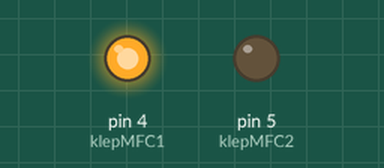
This sketch was run on a simulated Arduino Uno, built with avr-gcc and run on an emulated ATmega328P. On the bench: output pins drawn as LEDs (lit = HIGH). What the sketch prints to the serial monitor is not drawn.

Above: at 0.1 s.
Timing chart, 0 to 1.6 s (numbered marks = the images above):
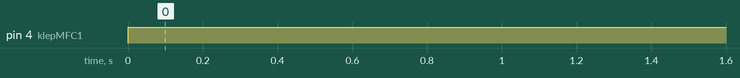

The sketch:

LS_humidity_program_004.ino
```cpp
int additional_stabilization = 0;
int klepMFC1 = 4;
int klepMFC2 = 5;
unsigned long time_hours = 3600000; // 1 hour in milliseconds = 3600000 #removed one zero

//                                              UPLOAD TO COM 15

void setup() {
pinMode(klepMFC1, OUTPUT);
pinMode(klepMFC2, OUTPUT);
Serial.begin(9600);
//Serial.println("start ethylene_program_002");
}

void loop() {

digitalWrite(klepMFC1,HIGH);
Serial.println(1);
//Serial.println(",");
//Serial.println("start stabilization");
delay(1 * time_hours);  //standard 1 hour stabilization
//delay(additional_stabilization * time_hours);   // additional stabilization time
//Serial.println ("port closed");

//step 1, high ethylene flow
//Serial.println("stabilization complete, start step 1");
digitalWrite(klepMFC1, LOW);
Serial.println(0);
//Serial.println(",");
//Serial.println("step 1.1, port open");
delay(24 * time_hours);


while (true) {
    // Stops cycle. End of program.
  }
}
```

Measured:
- by itself, pin 4 (klepMFC1): LOW → HIGH at 0.00 s
